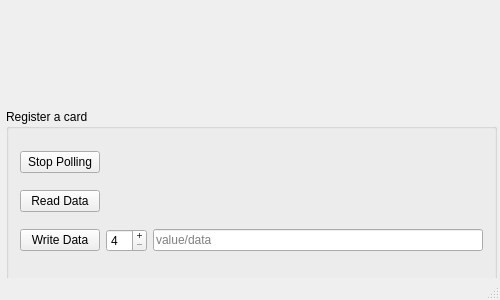
<?xml version="1.0" encoding="UTF-8"?>
<ui version="4.0">
 <class>MainWindow</class>
 <widget class="QMainWindow" name="MainWindow">
  <property name="geometry">
   <rect>
    <x>0</x>
    <y>0</y>
    <width>500</width>
    <height>300</height>
   </rect>
  </property>
  <property name="sizePolicy">
   <sizepolicy hsizetype="Fixed" vsizetype="Fixed">
    <horstretch>0</horstretch>
    <verstretch>0</verstretch>
   </sizepolicy>
  </property>
  <property name="minimumSize">
   <size>
    <width>500</width>
    <height>300</height>
   </size>
  </property>
  <property name="maximumSize">
   <size>
    <width>500</width>
    <height>300</height>
   </size>
  </property>
  <property name="windowTitle">
   <string>NFC Reader V1</string>
  </property>
  <property name="windowIcon">
   <iconset resource="res.qrc">
    <normaloff>:/res/img/Polling.ico</normaloff>:/res/img/Polling.ico</iconset>
  </property>
  <widget class="QWidget" name="centralWidget">
   <widget class="QGroupBox" name="groupBox_registerACard">
    <property name="geometry">
     <rect>
      <x>6</x>
      <y>109</y>
      <width>491</width>
      <height>171</height>
     </rect>
    </property>
    <property name="title">
     <string>Register a card</string>
    </property>
    <layout class="QGridLayout" name="gridLayout">
     <item row="1" column="0">
      <widget class="QPushButton" name="pushButton_readData">
       <property name="statusTip">
        <string>Read Data</string>
       </property>
       <property name="text">
        <string>Read Data</string>
       </property>
       <property name="autoDefault">
        <bool>true</bool>
       </property>
       <property name="default">
        <bool>false</bool>
       </property>
       <property name="flat">
        <bool>false</bool>
       </property>
      </widget>
     </item>
     <item row="2" column="0">
      <widget class="QPushButton" name="pushButton_writeData">
       <property name="statusTip">
        <string>Write Data</string>
       </property>
       <property name="text">
        <string>Write Data</string>
       </property>
       <property name="autoDefault">
        <bool>true</bool>
       </property>
       <property name="default">
        <bool>false</bool>
       </property>
       <property name="flat">
        <bool>false</bool>
       </property>
      </widget>
     </item>
     <item row="0" column="1" colspan="2">
      <widget class="QLabel" name="label">
       <property name="text">
        <string/>
       </property>
      </widget>
     </item>
     <item row="2" column="2">
      <widget class="QLineEdit" name="lineEdit_valueData">
       <property name="statusTip">
        <string>value/data</string>
       </property>
       <property name="maxLength">
        <number>16</number>
       </property>
       <property name="placeholderText">
        <string>value/data</string>
       </property>
      </widget>
     </item>
     <item row="0" column="0">
      <widget class="QPushButton" name="pushButton_polling">
       <property name="statusTip">
        <string>Polling</string>
       </property>
       <property name="text">
        <string>Stop Polling</string>
       </property>
       <property name="autoDefault">
        <bool>true</bool>
       </property>
       <property name="default">
        <bool>false</bool>
       </property>
      </widget>
     </item>
     <item row="2" column="1">
      <widget class="QSpinBox" name="spinBox">
       <property name="statusTip">
        <string>Block No.</string>
       </property>
       <property name="buttonSymbols">
        <enum>QAbstractSpinBox::PlusMinus</enum>
       </property>
       <property name="minimum">
        <number>4</number>
       </property>
       <property name="maximum">
        <number>15</number>
       </property>
       <property name="displayIntegerBase">
        <number>10</number>
       </property>
      </widget>
     </item>
    </layout>
   </widget>
  </widget>
  <widget class="QStatusBar" name="statusBar"/>
 </widget>
 <layoutdefault spacing="6" margin="11"/>
 <resources>
  <include location="res.qrc"/>
 </resources>
 <connections>
  <connection>
   <sender>spinBox</sender>
   <signal>valueChanged(int)</signal>
   <receiver>lineEdit_valueData</receiver>
   <slot>clear()</slot>
   <hints>
    <hint type="sourcelabel">
     <x>128</x>
     <y>241</y>
    </hint>
    <hint type="destinationlabel">
     <x>156</x>
     <y>241</y>
    </hint>
   </hints>
  </connection>
 </connections>
</ui>
